Frame 1 (no input): blank canvas, image omitted
Frame 60 (the mouse pressed at the canvas centre just before this capture): blank canvas, image omitted
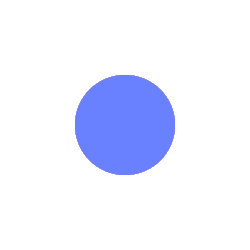
Frame 120 (the mouse held since frame 60 and released just before this capture)

The Processing sketch whose frames 1 and 60 were blank and that drew this single picture after the mouse press (run headless with seeded random() and noise(); from frame 60 on, the mouse is pressed at the canvas centre):

// Processing sketch: processing_134327
// ── processing_134327.pde

int counter;

void setup() {  //setup function called initially, only once
  size(250, 250);
  background(255);  //set background white
  colorMode(HSB);   //set colors to Hue, Saturation, Brightness mode
}

void draw() {  //draw function loops 
  counter++;
  noStroke();
  fill(random(255),150,255,250);
  
  if(mousePressed == true) { //add some interaction
    ellipse(mouseX, mouseY, 100, 100);
  }
 }
